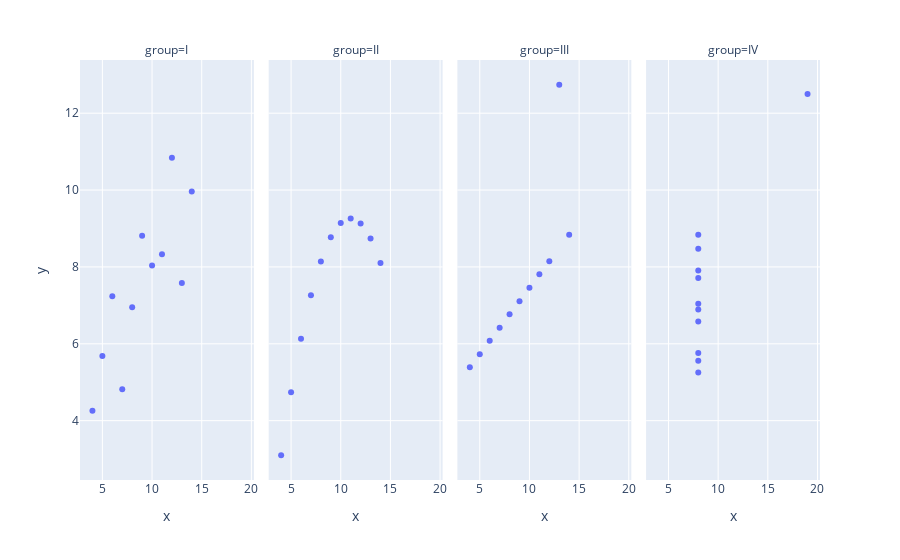

The code cell stored with this chart in its notebook:
### Code cell
fig = px.scatter(df,x='x',y='y',facet_col='group')
fig.show()

### Figure 1 — Plotly figure (JSON) as saved in the notebook; plotly's stock layout.template omitted (floating-point values rounded to 4 significant figures)
{"data": [{"hovertemplate": "group=I<br>x=%{x}<br>y=%{y}<extra></extra>", "legendgroup": "", "marker": {"color": "#636efa", "symbol": "circle"}, "mode": "markers", "name": "", "orientation": "v", "showlegend": false, "type": "scatter", "x": [10, 8, 13, 9, 11, 14, 6, 4, 12, 7, 5], "xaxis": "x", "y": [8.04, 6.95, 7.58, 8.81, 8.33, 9.96, 7.24, 4.26, 10.84, 4.82, 5.68], "yaxis": "y"}, {"hovertemplate": "group=II<br>x=%{x}<br>y=%{y}<extra></extra>", "legendgroup": "", "marker": {"color": "#636efa", "symbol": "circle"}, "mode": "markers", "name": "", "orientation": "v", "showlegend": false, "type": "scatter", "x": [10, 8, 13, 9, 11, 14, 6, 4, 12, 7, 5], "xaxis": "x2", "y": [9.14, 8.14, 8.74, 8.77, 9.26, 8.1, 6.13, 3.1, 9.13, 7.26, 4.74], "yaxis": "y2"}, {"hovertemplate": "group=III<br>x=%{x}<br>y=%{y}<extra></extra>", "legendgroup": "", "marker": {"color": "#636efa", "symbol": "circle"}, "mode": "markers", "name": "", "orientation": "v", "showlegend": false, "type": "scatter", "x": [10, 8, 13, 9, 11, 14, 6, 4, 12, 7, 5], "xaxis": "x3", "y": [7.46, 6.77, 12.74, 7.11, 7.81, 8.84, 6.08, 5.39, 8.15, 6.42, 5.73], "yaxis": "y3"}, {"hovertemplate": "group=IV<br>x=%{x}<br>y=%{y}<extra></extra>", "legendgroup": "", "marker": {"color": "#636efa", "symbol": "circle"}, "mode": "markers", "name": "", "orientation": "v", "showlegend": false, "type": "scatter", "x": [8, 8, 8, 8, 8, 8, 8, 19, 8, 8, 8], "xaxis": "x4", "y": [6.58, 5.76, 7.71, 8.84, 8.47, 7.04, 5.25, 12.5, 5.56, 7.91, 6.89], "yaxis": "y4"}], "layout": {"annotations": [{"font": {}, "showarrow": false, "text": "group=I", "x": 0.1175, "xanchor": "center", "xref": "paper", "y": 1, "yanchor": "bottom", "yref": "paper"}, {"font": {}, "showarrow": false, "text": "group=II", "x": 0.3725, "xanchor": "center", "xref": "paper", "y": 1, "yanchor": "bottom", "yref": "paper"}, {"font": {}, "showarrow": false, "text": "group=III", "x": 0.6275, "xanchor": "center", "xref": "paper", "y": 1, "yanchor": "bottom", "yref": "paper"}, {"font": {}, "showarrow": false, "text": "group=IV", "x": 0.8825, "xanchor": "center", "xref": "paper", "y": 1, "yanchor": "bottom", "yref": "paper"}], "autosize": true, "legend": {"tracegroupgap": 0}, "margin": {"t": 60}, "xaxis": {"anchor": "y", "autorange": true, "domain": [0, 0.235], "range": [2.697, 20.3], "title": {"text": "x"}, "type": "linear"}, "xaxis2": {"anchor": "y2", "autorange": true, "domain": [0.255, 0.49], "matches": "x", "range": [2.697, 20.3], "title": {"text": "x"}, "type": "linear"}, "xaxis3": {"anchor": "y3", "autorange": true, "domain": [0.51, 0.745], "matches": "x", "range": [2.697, 20.3], "title": {"text": "x"}, "type": "linear"}, "xaxis4": {"anchor": "y4", "autorange": true, "domain": [0.765, 1.0], "matches": "x", "range": [2.697, 20.3], "title": {"text": "x"}, "type": "linear"}, "yaxis": {"anchor": "x", "autorange": true, "domain": [0, 1], "range": [2.354, 13.49], "title": {"text": "y"}, "type": "linear"}, "yaxis2": {"anchor": "x2", "autorange": true, "domain": [0, 1], "matches": "y", "range": [2.354, 13.49], "showticklabels": false, "type": "linear"}, "yaxis3": {"anchor": "x3", "autorange": true, "domain": [0, 1], "matches": "y", "range": [2.354, 13.49], "showticklabels": false, "type": "linear"}, "yaxis4": {"anchor": "x4", "autorange": true, "domain": [0, 1], "matches": "y", "range": [2.354, 13.49], "showticklabels": false, "type": "linear"}}}
